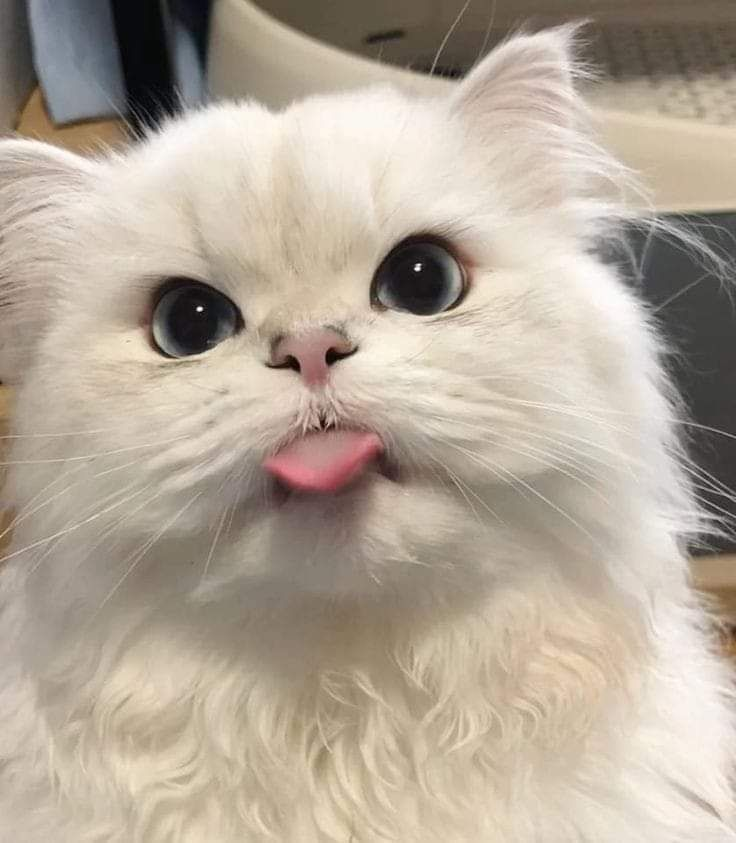
#> input picture KUCING.jfif, 736 x 843 px, found by its file name
$ jupyter execute 'EKSTRASI FITUR LBP.ipynb'
#> lines starting #> are read from the running program, lines starting #| are printed output that depends on the picture
[cell 1]
import cv2 # OpenCV
import numpy as np # NumPy
from matplotlib import pyplot as plt # Matplotlib
def get_pixel(img, center, x, y):
    new_value = 0
    try:
        if img[x][y] >= center:
            new_value = 1
    except :
        pass
    return new_value

[cell 2]
def lbp_calculated_pixel(img, x, y):

    '''
    Format :
64 | 128 | 1
------------
64 |  0  | 2
------------
16 |  8  | 4
'''
    center = img[x][y]
    val_ar = []
    val_ar.append(get_pixel(img, center, x-1, y+1))     # top_right
    val_ar.append(get_pixel(img, center, x, y+1))       # right
    val_ar.append(get_pixel(img, center, x+1, y+1))     # bottom_right
    val_ar.append(get_pixel(img, center, x+1, y))       # bottom
    val_ar.append(get_pixel(img, center, x+1, y-1))     # bottom_left
    val_ar.append(get_pixel(img, center, x, y-1))       # left
    val_ar.append(get_pixel(img, center, x-1, y-1))     # top_left
    val_ar.append(get_pixel(img, center, x-1, y))       # top

    power_val = [1, 2, 4, 8, 16, 32, 64, 128]
    val = 0
    for i in range(len(val_ar)):
            val += val_ar[i] * power_val[i]
    return val

[cell 3]
def show_output(output_list):
    output_list_len = len(output_list)
    figure = plt.figure(figsize=(20, 6))
    for i in range(output_list_len):
        current_dict = output_list[i]
        current_img = current_dict["img"]
        current_xlabel = current_dict["xlabel"]
        current_ylabel = current_dict["ylabel"]
        current_xtick = current_dict["xtick"]
        current_ytick = current_dict["ytick"]
        current_title = current_dict["title"]
        current_type = current_dict["type"]
        current_plot = figure.add_subplot(1, output_list_len, i+1)
        if current_type == "gray":
            current_plot.imshow(current_img, cmap = plt.get_cmap('gray'))
            current_plot.set_title(current_title)
            current_plot.set_xticks(current_xtick)
            current_plot.set_yticks(current_ytick)
            current_plot.set_xlabel(current_xlabel)
            current_plot.set_ylabel(current_ylabel)
        elif current_type == "histogram":
            current_plot.plot(current_img, color = "black")
            current_plot.set_xlim([0,260])
            current_plot.set_title(current_title)
            current_plot.set_xlabel(current_xlabel)
            current_plot.set_ylabel(current_ylabel)
            ytick_list = [int(i) for i in current_plot.get_yticks()]
            current_plot.set_yticklabels(ytick_list,rotation = 90)
        elif current_type == "normal":
            current_plot.imshow(current_img)
            current_plot.set_title(current_title)
            current_plot.set_xticks(current_xtick)
            current_plot.set_yticks(current_ytick)
            current_plot.set_xlabel(current_xlabel)
            current_plot.set_ylabel(current_ylabel)

plt.show()

[cell 4]
image_file = 'KUCING.JFIF'
img_bgr = cv2.imread(image_file)
#> img_bgr is the input picture: shape (843, 736, 3); mean B, G, R 153.6, 168.3, 180.5
height, width, channel = img_bgr.shape
#> height = 843; width = 736; channel = 3
img_gray = cv2.cvtColor(img_bgr, cv2.COLOR_BGR2GRAY)
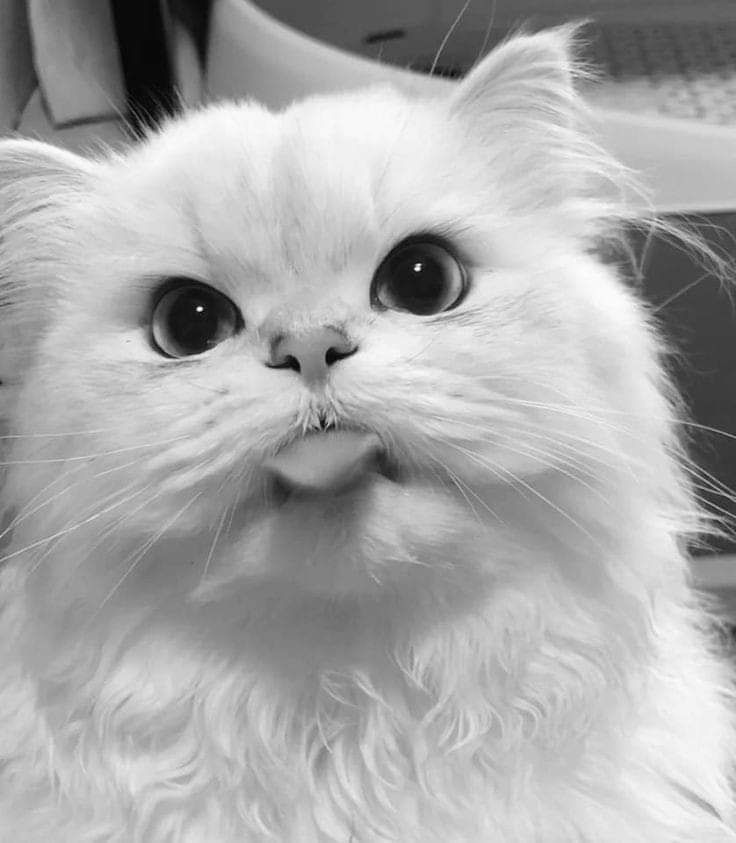
#> img_gray: shape (843, 736); min 0, max 254, mean 170.3

img_lbp = np.zeros((height, width,3), np.uint8)
for i in range(0, height):
    for j in range(0, width):
        img_lbp[i, j] = lbp_calculated_pixel(img_gray, i, j)
hist_lbp = cv2.calcHist([img_lbp], [0], None, [256], [0, 256])
output_list = []
output_list.append({"img": cv2.cvtColor(img_bgr, cv2.COLOR_BGR2RGB),
                    "xlabel": "",
                    "ylabel": "",
                    "xtick": [],
                    "ytick": [],
                    "title": "Normal Image",
                    "type": "normal"
                    })
output_list.append({"img": img_gray,
                    "xlabel": "",
                    "ylabel": "",
                    "xtick": [],
                    "ytick": [],
                    "title": "Gray Image",
                    "type": "gray"
                    })
output_list.append({"img": img_lbp,
                    "xlabel": "",
                    "ylabel": "",
                    "xtick": [],
                    "ytick": [],
                    "title": "LBP Image",
                    "type": "gray"
                    })
output_list.append({"img": hist_lbp,
                    "xlabel": "Bins",
                    "ylabel": "Number of pixels",
                    "xtick": None,
                    "ytick": None,
                    "title": "Histogram(LBP)",
                    "type": "histogram"
                    })
show_output(output_list)

cv2.waitKey(0)
cv2.destroyAllWindows()
print("LBP Program selesai ")
